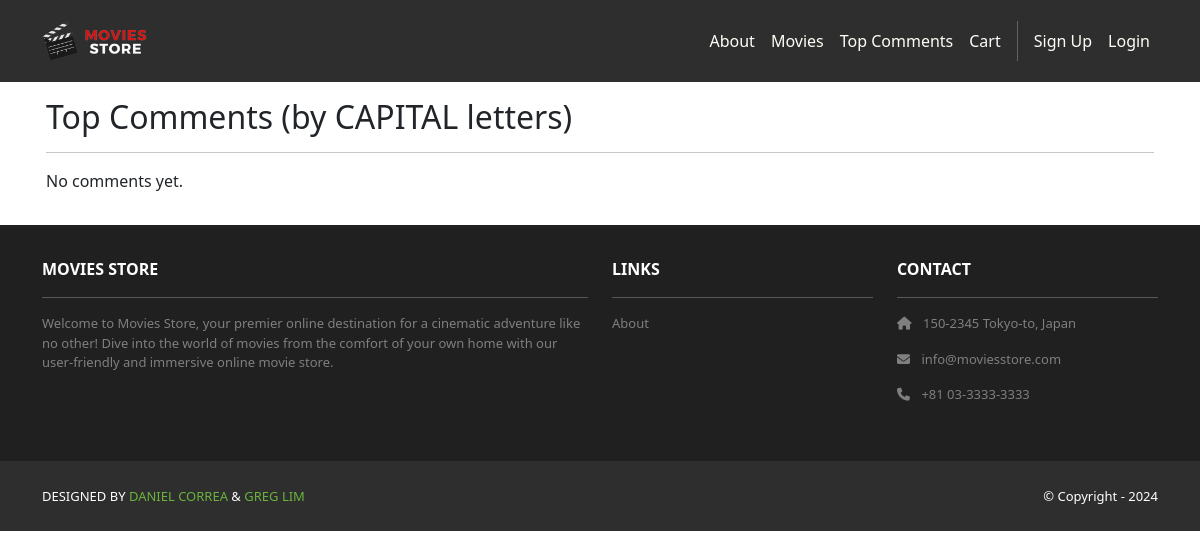
Before: /movies/comments/top/ with the older database file.
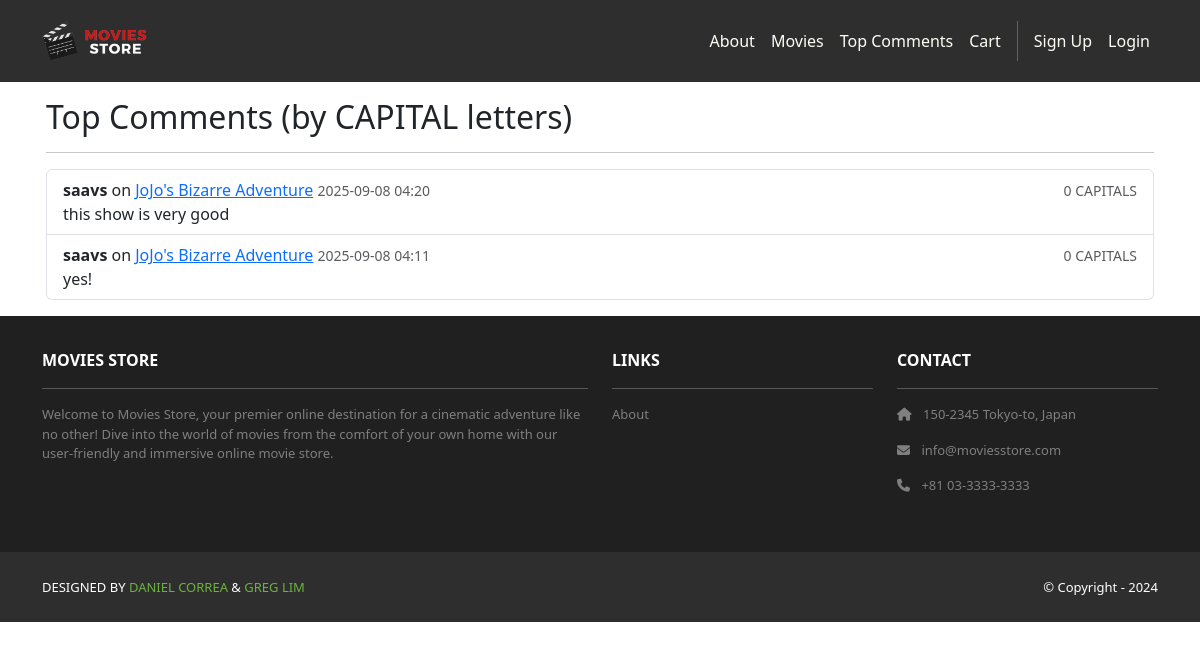
After: the same page with the newer database file.
### movies/models.py (models this page shows, shortened)
class Review(models.Model):
    id = models.AutoField(primary_key=True)
    comment = models.CharField(max_length=255)
    date = models.DateTimeField(auto_now_add=True)
    movie = models.ForeignKey(Movie,
        on_delete=models.CASCADE)
    user = models.ForeignKey(User,
        on_delete=models.CASCADE)

class Movie(models.Model):
    id = models.AutoField(primary_key=True)
    name = models.CharField(max_length=255)
    price = models.IntegerField()
    description = models.TextField()
    image = models.ImageField(upload_to='movie_images/')
    amount_left = models.PositiveIntegerField(null=True, blank=True)

### movies/views.py (the view)
# urls.py: path('comments/top/', views.top_comments, name='movies.top_comments'),  # NEW
def top_comments(request):
    reviews = Review.objects.select_related('user', 'movie').all()
    for r in reviews:
        r.capitals = sum(1 for ch in r.comment if ch.isupper())
    reviews = sorted(reviews, key=lambda r: (-r.capitals, -r.date.timestamp()))
    return render(request, 'movies/top_comments.html', {'reviews': reviews})

### movies/templates/movies/top_comments.html
{% extends 'base.html' %}
{% block content %}
<div class="container p-3">
  <h2>Top Comments (by CAPITAL letters)</h2>
  <hr>
  {% if reviews %}
    <ul class="list-group">
      {% for r in reviews %}
        <li class="list-group-item d-flex justify-content-between align-items-start">
          <div class="me-auto">
            <div>
              <strong>{{ r.user.username }}</strong> on
              <a href="{% url 'movies.show' id=r.movie.id %}">{{ r.movie.name }}</a>
              <small class="text-muted">{{ r.date|date:"Y-m-d H:i" }}</small>
            </div>
            <div>{{ r.comment }}</div>
          </div>
          <div class="text-end">
            <small class="text-muted">{{ r.capitals }} CAPITALS</small>
          </div>
        </li>
      {% endfor %}
    </ul>
  {% else %}
    <p>No comments yet.</p>
  {% endif %}
</div>
{% endblock %}

Changed rows visible on the page:
added Review: user.username "saavs", movie.name "JoJo's Bizarre Adventure", date "2025-09-08 04:20", comment "this show is very good", capitals "0"
added Review: user.username "saavs", movie.name "JoJo's Bizarre Adventure", date "2025-09-08 04:11", comment "yes!", capitals "0"
Other visible differences:
text no longer shown: "No comments yet."
